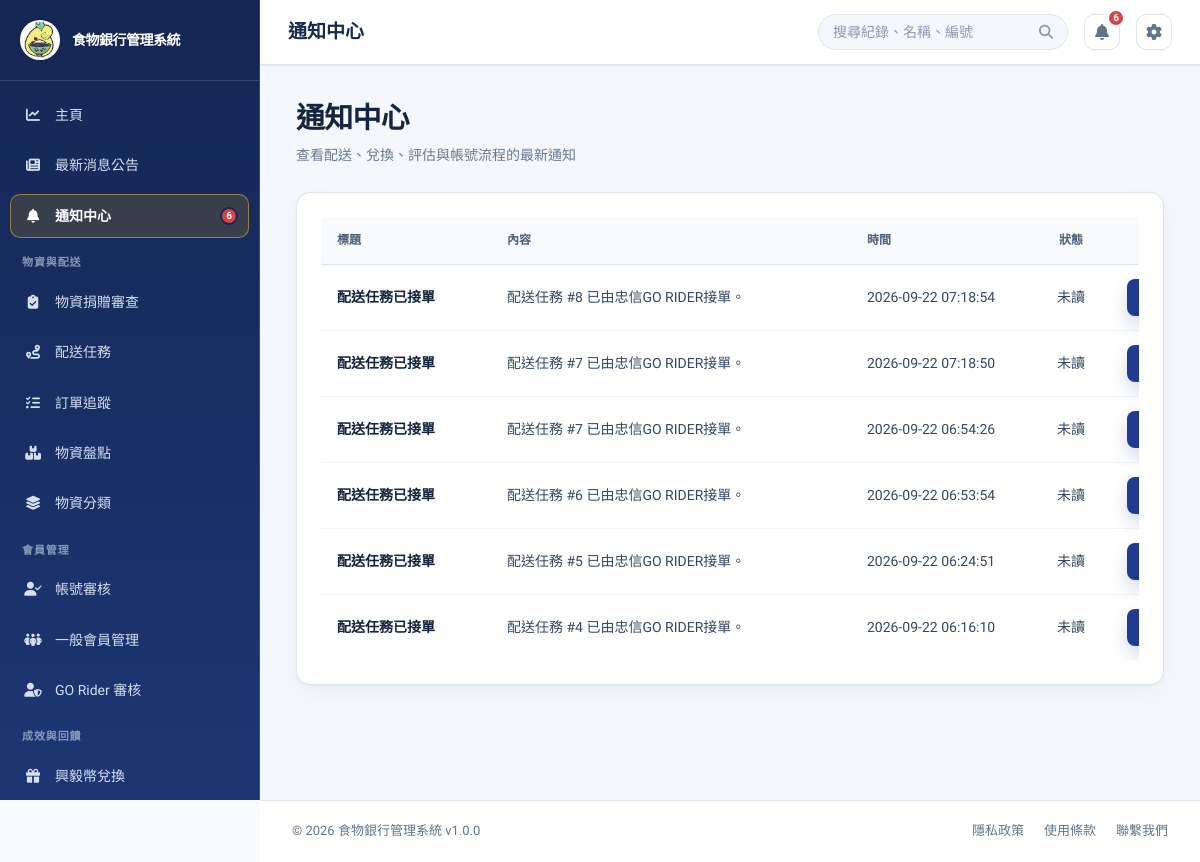
The app's page /?page=notifications (signed in) with its own data.
### tables this page shows
CREATE TABLE `notifications` (
  `notification_id` int(11) NOT NULL,
  `user_id` int(11) NOT NULL,
  `title` varchar(150) NOT NULL,
  `message` text NOT NULL,
  `type` enum('info','success','warning','error') NOT NULL DEFAULT 'info',
  `read_at` datetime DEFAULT NULL,
  `created_at` timestamp NULL DEFAULT current_timestamp()
);

### config/database.php (called while the page is built, shortened)
<?php
class Database
{
    private $connection = null;
    public function getConnection()
    {
        return $this->connection;
    }
    private function connect()
    {
        $this->connection = @new mysqli(DB_HOST, DB_USER, DB_PASS, DB_NAME, DB_PORT);
    }
}
$db = new Database();

### src/models/NotificationModel.php (called while the page is built, shortened)
<?php
require_once __DIR__ . '/BaseModel.php';
class NotificationModel extends BaseModel {
    public function getForUser($userId) {
        $userId = (int) $userId;
        return $this->query("SELECT * FROM notifications WHERE user_id = {$userId} ORDER BY created_at DESC LIMIT 30");
    }
}

### src/models/BaseModel.php (called while the page is built, shortened)
<?php
require_once __DIR__ . '/../../config/database.php';
abstract class BaseModel {
    protected $db;
    public function __construct() {
        global $db;
        $this->db = $db->getConnection();
    }
    public function query($sql) {
        $result = $this->db->query($sql);
        $rows = [];
        if ($result) {
            while ($row = $result->fetch_assoc()) {
                $rows[] = $row;
            }
        }
        return $rows;
    }
}
?>

### src/views/notifications.php (the view, shortened to what this page needs)
<?php
require_once BASE_PATH . '/src/models/NotificationModel.php';
$notificationModel = new NotificationModel();
$userId = (int) $currentUser['user_id'];
$notifications = $notificationModel->getForUser($userId);
function getNotificationTarget($notification) {
    $materialReviewTitles = ['新的物資待評估'];
    $materialResultTitles = ['物資已接受', '物資已婉拒', '物資已發布'];
    $deliveryTitles = ['新的配送任務', '新的 GO Rider 配送任務', '新的 Go Rider 配送任務', '配送任務已接單', '配送異常回報'];
    if (in_array($notification['title'], $deliveryTitles, true)) {
        $deliveryId = null;
        if (preg_match('/配送任務\s*#(\d+)/u', $notification['message'], $matches)) {
            $deliveryId = (int) $matches[1];
        }
        return '?page=deliveries' . ($deliveryId ? '#delivery-' . $deliveryId : '');
    }
    return null;
}
?>
<div class="view-header"><div><h1 class="view-title">通知中心</h1><p class="view-subtitle">查看配送、兌換、評估與帳號流程的最新通知</p></div></div>
<div class="card"><div class="card-body">
<?php if ($notifications): ?><div class="notifications-table-body"><table class="data-table notifications-table"><thead><tr><th>標題</th><th>內容</th><th>時間</th><th>狀態</th><th>操作</th></tr></thead><tbody>
<?php foreach ($notifications as $notification): ?><tr><td><strong><?php echo htmlspecialchars($notification['title']); ?></strong></td><td><?php echo htmlspecialchars($notification['message']); ?></td><td><?php echo htmlspecialchars($notification['created_at']); ?></td><td><?php echo $notification['read_at'] ? '已讀' : '未讀'; ?></td><td><div class="notification-actions"><?php if (!$notification['read_at']): ?><?php $target = getNotificationTarget($notification); ?><?php if ($target): ?><a class="btn btn-primary btn-sm" href="<?php echo htmlspecialchars($target, ENT_QUOTES, 'UTF-8'); ?>">前往處理</a><?php endif; ?><form method="post"><input type="hidden" name="action" value="mark_notification_read"><input type="hidden" name="notification_id" value="<?php echo (int) $notification['notification_id']; ?>"><button class="btn btn-secondary btn-sm" type="submit">標記已讀</button></form><?php endif; ?></div></td></tr><?php endforeach; ?></tbody></table>
<?php endif; ?></div>
<?php if (!$notifications): ?><div class="empty-state"><i class="fas fa-bell-slash"></i><p>目前沒有通知</p></div><?php endif; ?></div></div>

### records on screen
notifications: title "配送任務已接單", message "配送任務 #8 已由忠信GO RIDER接單。", created_at "2026-09-22 07:18:54", shows "未讀"
notifications: title "配送任務已接單", message "配送任務 #7 已由忠信GO RIDER接單。", created_at "2026-09-22 07:18:50", shows "未讀"
notifications: title "配送任務已接單", message "配送任務 #7 已由忠信GO RIDER接單。", created_at "2026-09-22 06:54:26", shows "未讀"
notifications: title "配送任務已接單", message "配送任務 #6 已由忠信GO RIDER接單。", created_at "2026-09-22 06:53:54", shows "未讀"
notifications: title "配送任務已接單", message "配送任務 #5 已由忠信GO RIDER接單。", created_at "2026-09-22 06:24:51", shows "未讀"
notifications: title "配送任務已接單", message "配送任務 #4 已由忠信GO RIDER接單。", created_at "2026-09-22 06:16:10", shows "未讀"

### other values on screen
APP_NAME "食物銀行管理系統"
$label "主頁"
$label "最新消息公告"
$label "通知中心"
$unreadNotificationCount "6"
$item['group'] "物資與配送"
$label "物資捐贈審查"
$label "配送任務"
$label "訂單追蹤"
$label "物資盤點"
$label "物資分類"
$item['group'] "會員管理"
$label "帳號審核"
$label "一般會員管理"
$label "GO Rider 審核"
